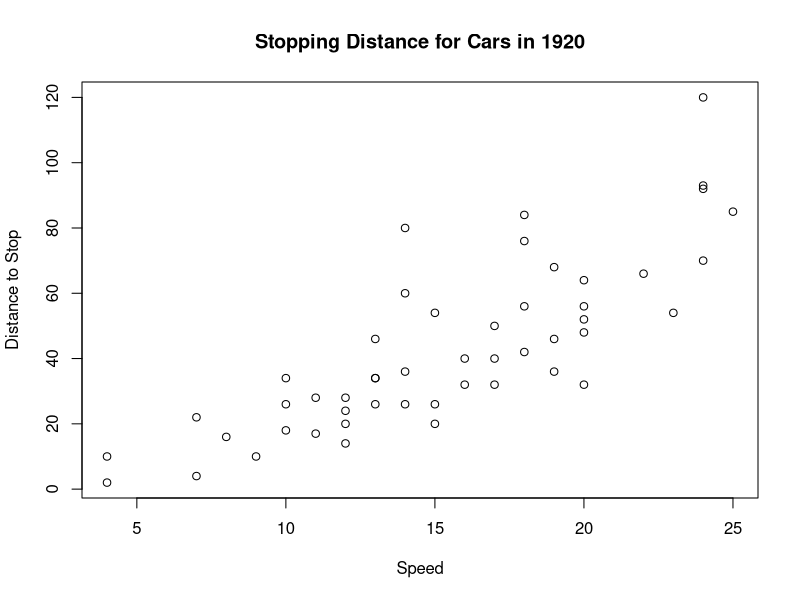

Write R code to recreate this figure. (Note: this script raises an error after producing the figure.)
rm(list = ls())

### Getting Started with R ###

# Calculator
pi
exp(1)
log(2)
sqrt(pi)

#density of standard normal at value 2
1/sqrt(2*pi) * exp(-2)
dnorm(2)


# Basic graphics
plot(cars, xlab="Speed", ylab="Distance to Stop", 
     main="Stopping Distance for Cars in 1920")


# Powerful seq function
seq(0, 3, 0.5)
x <- seq(0, 3, 0.5)
y = seq(0, 3, 0.5)


# Syntax in R
?Syntax
?Arithmetic
?Logic
?Comparison #relational operators
?Extract #operators on vectors and arrays
?Control #control flow


# Case-sensitive; Predefined symbols
T
F
t
class(t)
g


### Using the R Online Help System ###

# Help search permutation-related topics
help.search("permutation")

x = 1:6
sample(x) #permutation of all elements of x
k=3
sample(x, size=k) #permutation of k elements of x

set.seed(123)
sample(x)
sample(x, size=k)


# Datasets showcase
help(density)
# The Old Faithful geyser data
help(faithful)
d <- density(faithful$eruptions, bw = "sj")
d
plot(d, main="Eruption time in minutes")


# Data list for all available packages
data()


### Functions ###

# The syntax for a function definition is
# function( arglist ) {
#   expr
#   return(value)
# }

# rolls n fair dice and returns the sum
sumdice <- function(n) {
  k <- sample(1:6, size=n, replace=TRUE)
  return(sum(k))
}

sumdice(2)
a <- sumdice(100)
a / 100

# An alternative
sumdice <- function(n)
  sum(sample(1:6, size=n, replace=TRUE))

# Add an extra parameter of dice side number
sumdice <- function(n, sides = 6) {
  if (sides < 1) return (0)
  k <- sample(1:sides, size=n, replace=TRUE)
  return(sum(k))
}

sumdice(5) # default 6 sides
sumdice(n=5, sides=4) # 4 sides


### Arrays, Data Frames, and Lists ###
# A matrix is a two dimensional array. 
# A data frame is not a matrix, although it can be represented in a rectangular layout like a matrix. 
# Unlike a matrix, the columns of a data frame may be different types of variables. 
# Arrays contain a single type.

help("iris")
class(iris)
dim(iris)
head(iris)
names(iris)
table(iris$Species)
summary(iris$Species)
w <- iris[[2]] #Column Sepal.Width
mean(w)
# equivalent
w = iris$Sepal.Width
w = iris[,2] # more general, can select multiple elements

attach(iris)
summary(Petal.Length[51:100]) #versicolor petal length
detach(iris) # Good practice!


# Arrays
# An array is a multiply subscripted collection of a single type of data.
x <- 1:24 # vector
dim(x) <- length(x) # 1 dimensional array
matrix(1:24, nrow=4, ncol=6) # 4 by 6 matrix
x <- array(1:24, c(3, 4, 2)) # 3 by 4 by 2 array
x
x[, ,2]
x[,3,2]

# Matrices
matrix(0, nrow=2, ncol=2)
matrix(c(0, 0, 0, 0), nrow=2, ncol=2)
matrix(0, 2, 2)

matrix(1:8, nrow=2, ncol=4, byrow = FALSE)
matrix(1:8, nrow=2, ncol=4, byrow = T)

# convert the first four columns of the iris data to a matrix
x <- as.matrix(iris[,1:4]) #all rows of columns 1 to 4
mean(x[,2]) #mean of sepal width, all species
mean(x[51:100,3]) #mean of petal length, versicolor

iris3 #50 × 4 × 3 array of iris data

# Lists
# A list is an ordered collection of objects
# The components of a list can be different types
# Lists are more general than data frames


# Wilcoxon test
?rnorm
w <- wilcox.test(rnorm(10), rnorm(10, 2))
w
w$statistic
w$p.value

# A list of names
a <- matrix(runif(8), 4, 2) #a 4x2 matrix
# column names
dimnames(a) <- list(NULL, c("x", "y"))
a
# both column and row names
dimnames(a) <- list(letters[1:4], c("x", "y"))
a
# another way to assign row names
row.names(a) <- list("NE", "NW", "SW", "SE")
a


### Workspace and Files ###
rm(list = ls())
getwd()

# scan: read data into a vector or list from the console or file
# read.table: a data frame or a matrix, or is csv (comma separated values) format
# read.csv


### Using Packages ###
install.packages("MASS")
library(MASS)
help(package='MASS')

